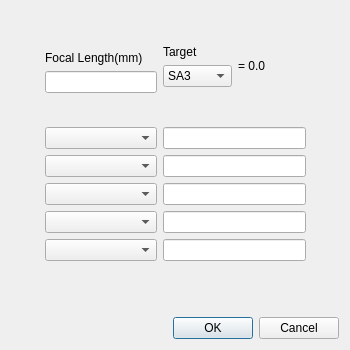
<?xml version="1.0" encoding="UTF-8"?>
<ui version="4.0">
 <class>Optimize</class>
 <widget class="QDialog" name="Optimize">
  <property name="geometry">
   <rect>
    <x>0</x>
    <y>0</y>
    <width>350</width>
    <height>350</height>
   </rect>
  </property>
  <property name="windowTitle">
   <string>Input Variables</string>
  </property>
  <layout class="QGridLayout" name="gridLayout">
   <item row="0" column="0">
    <layout class="QVBoxLayout" name="verticalLayout_7">
     <item>
      <layout class="QHBoxLayout" name="horizontalLayout_2">
       <item>
        <spacer name="horizontalSpacer">
         <property name="orientation">
          <enum>Qt::Horizontal</enum>
         </property>
         <property name="sizeHint" stdset="0">
          <size>
           <width>8</width>
           <height>250</height>
          </size>
         </property>
        </spacer>
       </item>
       <item>
        <layout class="QVBoxLayout" name="verticalLayout_5">
         <item>
          <spacer name="verticalSpacer_2">
           <property name="orientation">
            <enum>Qt::Vertical</enum>
           </property>
           <property name="sizeHint" stdset="0">
            <size>
             <width>20</width>
             <height>40</height>
            </size>
           </property>
          </spacer>
         </item>
         <item>
          <layout class="QVBoxLayout" name="verticalLayout">
           <item>
            <widget class="QLabel" name="label">
             <property name="text">
              <string>Focal Length(mm)</string>
             </property>
            </widget>
           </item>
           <item>
            <widget class="QLineEdit" name="lineEdit"/>
           </item>
          </layout>
         </item>
         <item>
          <spacer name="verticalSpacer">
           <property name="orientation">
            <enum>Qt::Vertical</enum>
           </property>
           <property name="sizeHint" stdset="0">
            <size>
             <width>112</width>
             <height>27</height>
            </size>
           </property>
          </spacer>
         </item>
         <item>
          <layout class="QVBoxLayout" name="verticalLayout_3">
           <item>
            <widget class="QComboBox" name="comboBox">
             <property name="currentText">
              <string/>
             </property>
             <item>
              <property name="text">
               <string/>
              </property>
             </item>
             <item>
              <property name="text">
               <string>CV</string>
              </property>
             </item>
             <item>
              <property name="text">
               <string>TH</string>
              </property>
             </item>
             <item>
              <property name="text">
               <string>Index n</string>
              </property>
             </item>
             <item>
              <property name="text">
               <string>Abbe V</string>
              </property>
             </item>
            </widget>
           </item>
           <item>
            <widget class="QComboBox" name="comboBox_2">
             <item>
              <property name="text">
               <string/>
              </property>
             </item>
             <item>
              <property name="text">
               <string>CV</string>
              </property>
             </item>
             <item>
              <property name="text">
               <string>TH</string>
              </property>
             </item>
             <item>
              <property name="text">
               <string>Index n</string>
              </property>
             </item>
             <item>
              <property name="text">
               <string>Abbe V</string>
              </property>
             </item>
            </widget>
           </item>
           <item>
            <widget class="QComboBox" name="comboBox_3">
             <item>
              <property name="text">
               <string/>
              </property>
             </item>
             <item>
              <property name="text">
               <string>CV</string>
              </property>
             </item>
             <item>
              <property name="text">
               <string>TH</string>
              </property>
             </item>
             <item>
              <property name="text">
               <string>Index n</string>
              </property>
             </item>
             <item>
              <property name="text">
               <string>Abbe V</string>
              </property>
             </item>
            </widget>
           </item>
           <item>
            <widget class="QComboBox" name="comboBox_4">
             <item>
              <property name="text">
               <string/>
              </property>
             </item>
             <item>
              <property name="text">
               <string>CV</string>
              </property>
             </item>
             <item>
              <property name="text">
               <string>TH</string>
              </property>
             </item>
             <item>
              <property name="text">
               <string>Index n</string>
              </property>
             </item>
             <item>
              <property name="text">
               <string>Abbe V</string>
              </property>
             </item>
            </widget>
           </item>
           <item>
            <widget class="QComboBox" name="comboBox_5">
             <item>
              <property name="text">
               <string/>
              </property>
             </item>
             <item>
              <property name="text">
               <string>CV</string>
              </property>
             </item>
             <item>
              <property name="text">
               <string>TH</string>
              </property>
             </item>
             <item>
              <property name="text">
               <string>Index n</string>
              </property>
             </item>
             <item>
              <property name="text">
               <string>Abbe V</string>
              </property>
             </item>
            </widget>
           </item>
          </layout>
         </item>
        </layout>
       </item>
       <item>
        <layout class="QVBoxLayout" name="verticalLayout_6">
         <item>
          <spacer name="verticalSpacer_3">
           <property name="orientation">
            <enum>Qt::Vertical</enum>
           </property>
           <property name="sizeHint" stdset="0">
            <size>
             <width>143</width>
             <height>13</height>
            </size>
           </property>
          </spacer>
         </item>
         <item>
          <layout class="QHBoxLayout" name="horizontalLayout">
           <item>
            <layout class="QVBoxLayout" name="verticalLayout_2">
             <item>
              <widget class="QLabel" name="label_2">
               <property name="text">
                <string>Target</string>
               </property>
              </widget>
             </item>
             <item>
              <widget class="QComboBox" name="comboBox_6">
               <property name="currentText">
                <string>SA3</string>
               </property>
               <item>
                <property name="text">
                 <string>SA3</string>
                </property>
               </item>
               <item>
                <property name="text">
                 <string>SA5</string>
                </property>
               </item>
               <item>
                <property name="text">
                 <string>SA7</string>
                </property>
               </item>
              </widget>
             </item>
            </layout>
           </item>
           <item>
            <widget class="QLabel" name="label_3">
             <property name="text">
              <string>= 0.0</string>
             </property>
            </widget>
           </item>
          </layout>
         </item>
         <item>
          <spacer name="verticalSpacer_4">
           <property name="orientation">
            <enum>Qt::Vertical</enum>
           </property>
           <property name="sizeHint" stdset="0">
            <size>
             <width>143</width>
             <height>13</height>
            </size>
           </property>
          </spacer>
         </item>
         <item>
          <layout class="QVBoxLayout" name="verticalLayout_4">
           <item>
            <widget class="QLineEdit" name="lineEdit_2"/>
           </item>
           <item>
            <widget class="QLineEdit" name="lineEdit_3"/>
           </item>
           <item>
            <widget class="QLineEdit" name="lineEdit_4"/>
           </item>
           <item>
            <widget class="QLineEdit" name="lineEdit_5"/>
           </item>
           <item>
            <widget class="QLineEdit" name="lineEdit_6"/>
           </item>
          </layout>
         </item>
        </layout>
       </item>
       <item>
        <spacer name="horizontalSpacer_2">
         <property name="orientation">
          <enum>Qt::Horizontal</enum>
         </property>
         <property name="sizeHint" stdset="0">
          <size>
           <width>14</width>
           <height>250</height>
          </size>
         </property>
        </spacer>
       </item>
      </layout>
     </item>
     <item>
      <spacer name="verticalSpacer_5">
       <property name="orientation">
        <enum>Qt::Vertical</enum>
       </property>
       <property name="sizeHint" stdset="0">
        <size>
         <width>311</width>
         <height>60</height>
        </size>
       </property>
      </spacer>
     </item>
     <item>
      <widget class="QDialogButtonBox" name="buttonBox">
       <property name="orientation">
        <enum>Qt::Horizontal</enum>
       </property>
       <property name="standardButtons">
        <set>QDialogButtonBox::Cancel|QDialogButtonBox::Ok</set>
       </property>
      </widget>
     </item>
    </layout>
   </item>
  </layout>
  <zorder></zorder>
  <zorder>horizontalSpacer_2</zorder>
  <zorder>verticalSpacer</zorder>
  <zorder>verticalSpacer_4</zorder>
  <zorder>verticalSpacer_3</zorder>
  <zorder>verticalSpacer_5</zorder>
  <zorder>horizontalSpacer_2</zorder>
  <zorder>horizontalSpacer</zorder>
  <zorder>verticalSpacer_2</zorder>
 </widget>
 <resources/>
 <connections>
  <connection>
   <sender>buttonBox</sender>
   <signal>rejected()</signal>
   <receiver>Optimize</receiver>
   <slot>reject()</slot>
   <hints>
    <hint type="sourcelabel">
     <x>177</x>
     <y>370</y>
    </hint>
    <hint type="destinationlabel">
     <x>174</x>
     <y>199</y>
    </hint>
   </hints>
  </connection>
  <connection>
   <sender>buttonBox</sender>
   <signal>accepted()</signal>
   <receiver>Optimize</receiver>
   <slot>accept()</slot>
   <hints>
    <hint type="sourcelabel">
     <x>177</x>
     <y>370</y>
    </hint>
    <hint type="destinationlabel">
     <x>174</x>
     <y>199</y>
    </hint>
   </hints>
  </connection>
 </connections>
</ui>
